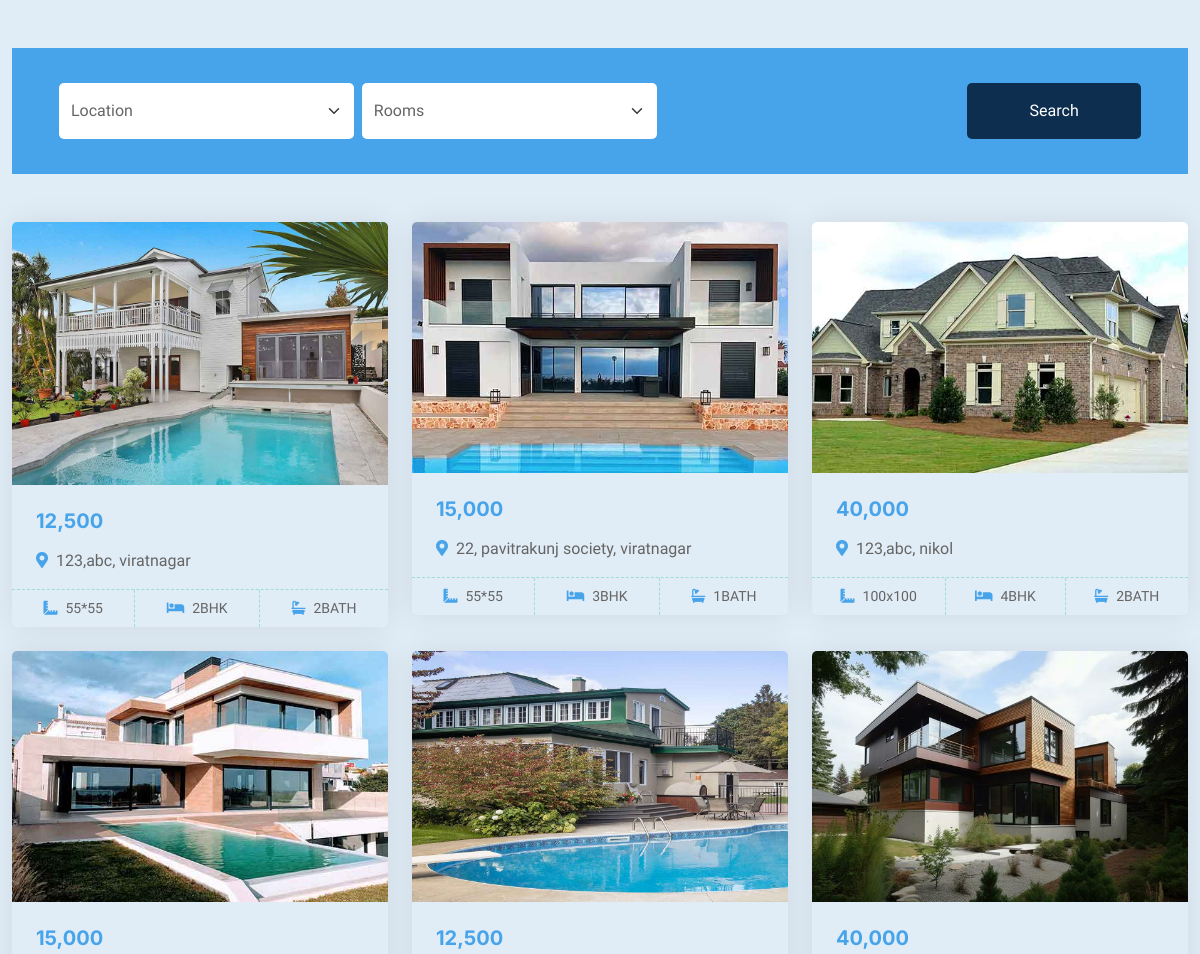
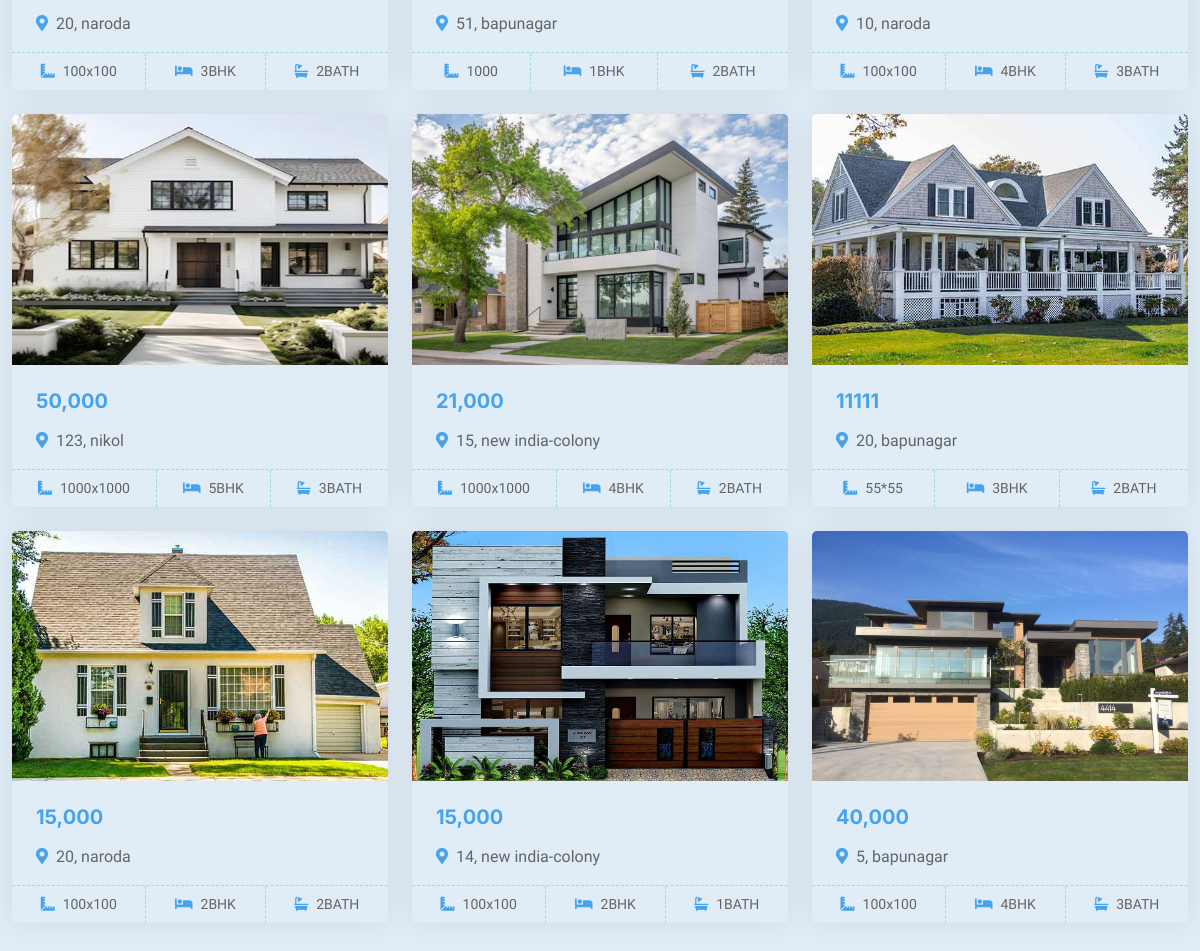
Page /sell/ on the committed database (2 pictures, top to bottom).
### book/models.py (models this page shows)
class Add(models.Model):
    STATUS = [
        ('rent', 'Rent'),
        ('sell', 'Sell'),
    ]
    PROPERTY = [
        ('apartment', 'Apartment'),
        ('bungalow', 'Bungalow'),
        ('duplex', 'Duplex'),
        ('row-house', 'Row-House'),
    ]
    LOCATION = [
        ('nikol', 'Nikol'),
        ('viratnagar', 'Viratnagar'),
        ('new india-colony', 'New India-colony'),
        ('naroda', 'Naroda'),
        ('bapunagar', 'Bapunagar'),
    ]
    BHK = [
        ('1BHK', '1BHK'),
        ('2BHK', '2BHK'),
        ('3BHK', '3BHK'),
        ('4BHK', '4BHK'),
        ('5BHK', '5BHK'),
    ]
    BATH = [
        ('1BATH', '1BATH'),
        ('2BATH', '2BATH'),
        ('3BATH', '3BATH'),
    ]
    status = models.CharField(max_length=10, choices=STATUS, default='')
    property = models.CharField(max_length=10, choices=PROPERTY, default='')
    location = models.CharField(max_length=20,choices=LOCATION, default='')
    bhk = models.CharField(max_length=10, choices=BHK, default='')
    price = models.CharField(max_length=20)
    area = models.CharField(max_length=20)
    bath = models.CharField(max_length=10, choices=BATH, default='')
    image= models.ImageField(upload_to="media/",default = None)
    address = models.CharField(max_length=255)
    city = models.CharField(max_length=20)
    state = models.CharField(max_length=20 )
    country = models.CharField(max_length=20)
    name = models.CharField(max_length=50)
    email = models.EmailField(max_length=70, blank=True)
    phone = models.CharField(max_length=10)
    whatsapp = models.CharField(max_length=10)

### book/views.py (the view)
# urls.py: path('sell/',views.sell, name="sell"),
def sell(request):
     data = Add.objects.all()
     if data:
          if request.method == "POST":
                    location = request.POST.get('location')
                    rooms = request.POST.get('rooms')
                    data = Add.objects.filter(location=location, bhk=rooms)
                    if not data:
                         messages.error(request," Property Not Found")
                         return redirect('sell')
     return render(request,'sell.html',context={'datas':data})

### book/templates/sell.html (shortened to what this page needs)
{% load static %}
<!DOCTYPE html>
<html lang="en">
<head>
    <link href="https://cdnjs.cloudflare.com/ajax/libs/font-awesome/5.10.0/css/all.min.css" rel="stylesheet">
    <link href="https://cdn.jsdelivr.net/npm/bootstrap-icons@1.4.1/font/bootstrap-icons.css" rel="stylesheet">
    <link href="{% static 'animate.main.css' %}" rel="stylesheet">
    <link href="{% static 'owl.carousel.min.css' %}" rel="stylesheet">
    <link href="{% static 'bootstrap.min.css' %}" rel="stylesheet">
    <link href="{% static 'index.css' %}" rel="stylesheet">
    <link href="{% static 'stylesheet.css' %}" rel="stylesheet">
</head>
<body>
    <form action="" method="post">
    <div class="container-xxl py-5">
     <div class="container-fluid mb-5 wow fadeIn" data-wow-delay="0.1s" style="padding: 35px; background-color: #47a4ea;">
        <div class="container">
            <div class="row g-2">
                <div class="col-md-10">
                    <div class="row g-2">
                        <div class="col-md-4">
                            <select class="form-select border-0 py-3" name="location">
                                <option selected>Location</option>
                            </select>
                        </div>
                        <div class="col-md-4">
                                <select class="form-select border-0 py-3" name="rooms">
                                <option selected>Rooms</option>
                                </select>
                        </div>
                    </div>
                </div>
                <div class="col-md-2">
                    <button class="btn btn-dark border-0 w-100 py-3">Search</button>
                </div>
            </div>
        </div>
    </div>
    <div class="tab-content">
        <div id="tab-1" class="tab-pane fade show p-0 active">
            <div class="row g-4">
                {% for i in datas %}
                <div class="col-lg-4 col-md-6 wow fadeInUp" data-wow-delay="0.1s">
                    <div class="property-item rounded overflow-hidden">
                        <div class="position-relative overflow-hidden">
                            <a href="{% url 'details' i.id %}"><img class="img-fluid" src="{{i.image.url}}" alt=""></a>
                            </div>
                        <div class="p-4 pb-0">
                               <h5 class="text-primary mb-3">{{i.price}}</h5>
                               <p><i class="fa fa-map-marker-alt text-primary me-2"></i>{{i.address}},&nbsp;{{i.location}}</p>
                        </div>
                        <div class="d-flex border-top">
                            <small class="flex-fill text-center border-end py-2"><i class="fa fa-ruler-combined text-primary me-2"></i>{{i.area}}</small>
                            <small class="flex-fill text-center border-end py-2"><i class="fa fa-bed text-primary me-2"></i>{{i.bhk}}</small>
                            <small class="flex-fill text-center py-2"><i class="fa fa-bath text-primary me-2"></i>{{i.bath}}</small>
                        </div>
                    </div>
                </div>
                {% endfor %}
            </div>
                </div>
            </div>
    </div>
</body>
</html>

### book/static/index.css (style rules this page uses)
:root { --primary: #47a4ea; --secondary: #FF6922; --light: #EFFDF5; --dark: #0E2E50; }
.btn { transition: .5s; }
.property-item { box-shadow: 0 0 30px rgba(0, 0, 0, .08); }
.property-item img { transition: .5s; }
.property-item .border-top { border-top: 1px dashed rgba(0, 185, 142, .3) !important; }
.property-item .border-end { border-right: 1px dashed rgba(0, 185, 142, .3) !important; }

### rows in the picture
Add: image (picture), price "12,500", address "123,abc", location "viratnagar", area "55*55", bhk "2BHK", bath "2BATH"
Add: image (picture), price "15,000", address "22, pavitrakunj society", location "viratnagar", area "55*55", bhk "3BHK", bath "1BATH"
Add: image (picture), price "40,000", address "123,abc", location "nikol", area "100x100", bhk "4BHK", bath "2BATH"
Add: image (picture), price "15,000", address "20", location "naroda", area "100x100", bhk "3BHK", bath "2BATH"
Add: image (picture), price "12,500", address "51", location "bapunagar", area "1000", bhk "1BHK", bath "2BATH"
Add: image (picture), price "40,000", address "10", location "naroda", area "100x100", bhk "4BHK", bath "3BATH"
Add: image (picture), price "50,000", address "123", location "nikol", area "1000x1000", bhk "5BHK", bath "3BATH"
Add: image (picture), price "21,000", address "15", location "new india-colony", area "1000x1000", bhk "4BHK", bath "2BATH"
Add: image (picture), price "11111", address "20", location "bapunagar", area "55*55", bhk "3BHK", bath "2BATH"
Add: image (picture), price "15,000", address "20", location "naroda", area "100x100", bhk "2BHK", bath "2BATH"
Add: image (picture), price "15,000", address "14", location "new india-colony", area "100x100", bhk "2BHK", bath "1BATH"
Add: image (picture), price "40,000", address "5", location "bapunagar", area "100x100", bhk "4BHK", bath "3BATH"
